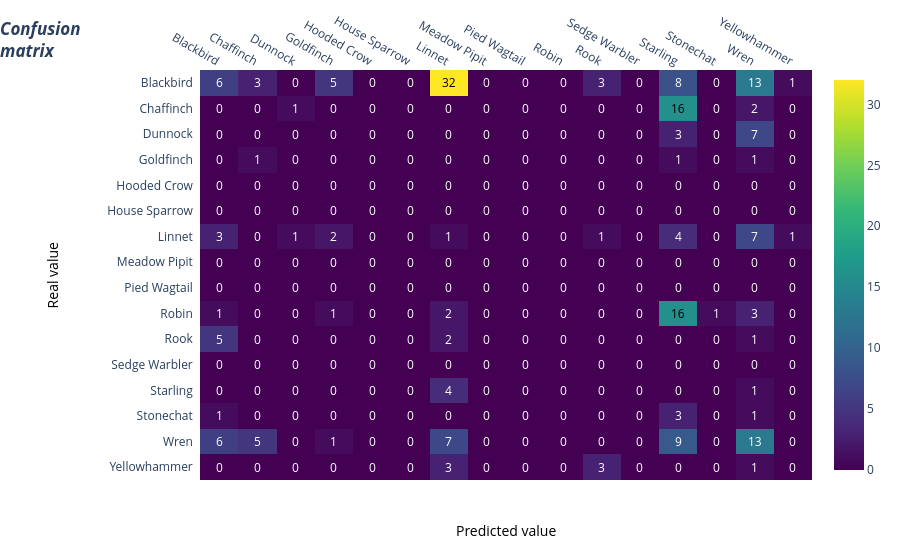

Notebook code for this chart:
### Code cell
pred_lists = model_xeno.predict(test_ds)
y_pred = np.argmax(pred_lists, axis=-1)
#X          = np.array([X for X,_ in train_ds.unbatch()])
#y_true     = np.array([y for _,y in train_ds.unbatch()])
#pred_df    = pd.DataFrame(pred_lists, columns = categories)

#softmax_prediction_df = pred_df.apply(lambda x: np.exp(x - np.max(x))/np.exp(x - np.max(x)).sum(), axis=1)
# softmax_prediction_df.to_csv('results/'+filename_run+'_softmax_prediction_df.csv')

cm = confusion_matrix([y for _, y in test_ds.unbatch()], y_pred, labels=[
                      i for i in range(len(categories))])
fig = plotly_cm(cm, categories)
fig

### Figure 1 — Plotly figure (JSON) as saved in the notebook; plotly's stock layout.template omitted (floating-point values rounded to 4 significant figures; data arrays with more than 128 entries replaced by an {"elided": "..."} marker saying what was removed)
{"data": [{"colorscale": [[0, "#440154"], [0.1111, "#482878"], [0.2222, "#3e4989"], [0.3333, "#31688e"], [0.4444, "#26828e"], [0.5556, "#1f9e89"], [0.6667, "#35b779"], [0.7778, "#6ece58"], [0.8889, "#b5de2b"], [1, "#fde725"]], "reversescale": false, "showscale": true, "type": "heatmap", "x": ["Blackbird", "Chaffinch", "Dunnock", "Goldfinch", "Hooded Crow", "House Sparrow", "Linnet", "Meadow Pipit", "Pied Wagtail", "Robin", "Rook", "Sedge Warbler", "Starling", "Stonechat", "Wren", "Yellowhammer"], "y": ["Blackbird", "Chaffinch", "Dunnock", "Goldfinch", "Hooded Crow", "House Sparrow", "Linnet", "Meadow Pipit", "Pied Wagtail", "Robin", "Rook", "Sedge Warbler", "Starling", "Stonechat", "Wren", "Yellowhammer"], "z": {"elided": "16x16 int values"}}], "layout": {"annotations": [{"font": {"color": "#FFFFFF"}, "showarrow": false, "text": "6", "x": "Blackbird", "xref": "x", "y": "Blackbird", "yref": "y"}, {"font": {"color": "#FFFFFF"}, "showarrow": false, "text": "3", "x": "Chaffinch", "xref": "x", "y": "Blackbird", "yref": "y"}, {"font": {"color": "#FFFFFF"}, "showarrow": false, "text": "0", "x": "Dunnock", "xref": "x", "y": "Blackbird", "yref": "y"}, {"font": {"color": "#FFFFFF"}, "showarrow": false, "text": "5", "x": "Goldfinch", "xref": "x", "y": "Blackbird", "yref": "y"}, {"font": {"color": "#FFFFFF"}, "showarrow": false, "text": "0", "x": "Hooded Crow", "xref": "x", "y": "Blackbird", "yref": "y"}, {"font": {"color": "#FFFFFF"}, "showarrow": false, "text": "0", "x": "House Sparrow", "xref": "x", "y": "Blackbird", "yref": "y"}, {"font": {"color": "#000000"}, "showarrow": false, "text": "32", "x": "Linnet", "xref": "x", "y": "Blackbird", "yref": "y"}, {"font": {"color": "#FFFFFF"}, "showarrow": false, "text": "0", "x": "Meadow Pipit", "xref": "x", "y": "Blackbird", "yref": "y"}, {"font": {"color": "#FFFFFF"}, "showarrow": false, "text": "0", "x": "Pied Wagtail", "xref": "x", "y": "Blackbird", "yref": "y"}, {"font": {"color": "#FFFFFF"}, "showarrow": false, "text": "0", "x": "Robin", "xref": "x", "y": "Blackbird", "yref": "y"}, {"font": {"color": "#FFFFFF"}, "showarrow": false, "text": "3", "x": "Rook", "xref": "x", "y": "Blackbird", "yref": "y"}, {"font": {"color": "#FFFFFF"}, "showarrow": false, "text": "0", "x": "Sedge Warbler", "xref": "x", "y": "Blackbird", "yref": "y"}, {"font": {"color": "#FFFFFF"}, "showarrow": false, "text": "8", "x": "Starling", "xref": "x", "y": "Blackbird", "yref": "y"}, {"font": {"color": "#FFFFFF"}, "showarrow": false, "text": "0", "x": "Stonechat", "xref": "x", "y": "Blackbird", "yref": "y"}, {"font": {"color": "#FFFFFF"}, "showarrow": false, "text": "13", "x": "Wren", "xref": "x", "y": "Blackbird", "yref": "y"}, {"font": {"color": "#FFFFFF"}, "showarrow": false, "text": "1", "x": "Yellowhammer", "xref": "x", "y": "Blackbird", "yref": "y"}, {"font": {"color": "#FFFFFF"}, "showarrow": false, "text": "0", "x": "Blackbird", "xref": "x", "y": "Chaffinch", "yref": "y"}, {"font": {"color": "#FFFFFF"}, "showarrow": false, "text": "0", "x": "Chaffinch", "xref": "x", "y": "Chaffinch", "yref": "y"}, {"font": {"color": "#FFFFFF"}, "showarrow": false, "text": "1", "x": "Dunnock", "xref": "x", "y": "Chaffinch", "yref": "y"}, {"font": {"color": "#FFFFFF"}, "showarrow": false, "text": "0", "x": "Goldfinch", "xref": "x", "y": "Chaffinch", "yref": "y"}, {"font": {"color": "#FFFFFF"}, "showarrow": false, "text": "0", "x": "Hooded Crow", "xref": "x", "y": "Chaffinch", "yref": "y"}, {"font": {"color": "#FFFFFF"}, "showarrow": false, "text": "0", "x": "House Sparrow", "xref": "x", "y": "Chaffinch", "yref": "y"}, {"font": {"color": "#FFFFFF"}, "showarrow": false, "text": "0", "x": "Linnet", "xref": "x", "y": "Chaffinch", "yref": "y"}, {"font": {"color": "#FFFFFF"}, "showarrow": false, "text": "0", "x": "Meadow Pipit", "xref": "x", "y": "Chaffinch", "yref": "y"}, {"font": {"color": "#FFFFFF"}, "showarrow": false, "text": "0", "x": "Pied Wagtail", "xref": "x", "y": "Chaffinch", "yref": "y"}, {"font": {"color": "#FFFFFF"}, "showarrow": false, "text": "0", "x": "Robin", "xref": "x", "y": "Chaffinch", "yref": "y"}, {"font": {"color": "#FFFFFF"}, "showarrow": false, "text": "0", "x": "Rook", "xref": "x", "y": "Chaffinch", "yref": "y"}, {"font": {"color": "#FFFFFF"}, "showarrow": false, "text": "0", "x": "Sedge Warbler", "xref": "x", "y": "Chaffinch", "yref": "y"}, {"font": {"color": "#000000"}, "showarrow": false, "text": "16", "x": "Starling", "xref": "x", "y": "Chaffinch", "yref": "y"}, {"font": {"color": "#FFFFFF"}, "showarrow": false, "text": "0", "x": "Stonechat", "xref": "x", "y": "Chaffinch", "yref": "y"}, {"font": {"color": "#FFFFFF"}, "showarrow": false, "text": "2", "x": "Wren", "xref": "x", "y": "Chaffinch", "yref": "y"}, {"font": {"color": "#FFFFFF"}, "showarrow": false, "text": "0", "x": "Yellowhammer", "xref": "x", "y": "Chaffinch", "yref": "y"}, {"font": {"color": "#FFFFFF"}, "showarrow": false, "text": "0", "x": "Blackbird", "xref": "x", "y": "Dunnock", "yref": "y"}, {"font": {"color": "#FFFFFF"}, "showarrow": false, "text": "0", "x": "Chaffinch", "xref": "x", "y": "Dunnock", "yref": "y"}, {"font": {"color": "#FFFFFF"}, "showarrow": false, "text": "0", "x": "Dunnock", "xref": "x", "y": "Dunnock", "yref": "y"}, {"font": {"color": "#FFFFFF"}, "showarrow": false, "text": "0", "x": "Goldfinch", "xref": "x", "y": "Dunnock", "yref": "y"}, {"font": {"color": "#FFFFFF"}, "showarrow": false, "text": "0", "x": "Hooded Crow", "xref": "x", "y": "Dunnock", "yref": "y"}, {"font": {"color": "#FFFFFF"}, "showarrow": false, "text": "0", "x": "House Sparrow", "xref": "x", "y": "Dunnock", "yref": "y"}, {"font": {"color": "#FFFFFF"}, "showarrow": false, "text": "0", "x": "Linnet", "xref": "x", "y": "Dunnock", "yref": "y"}, {"font": {"color": "#FFFFFF"}, "showarrow": false, "text": "0", "x": "Meadow Pipit", "xref": "x", "y": "Dunnock", "yref": "y"}, {"font": {"color": "#FFFFFF"}, "showarrow": false, "text": "0", "x": "Pied Wagtail", "xref": "x", "y": "Dunnock", "yref": "y"}, {"font": {"color": "#FFFFFF"}, "showarrow": false, "text": "0", "x": "Robin", "xref": "x", "y": "Dunnock", "yref": "y"}, {"font": {"color": "#FFFFFF"}, "showarrow": false, "text": "0", "x": "Rook", "xref": "x", "y": "Dunnock", "yref": "y"}, {"font": {"color": "#FFFFFF"}, "showarrow": false, "text": "0", "x": "Sedge Warbler", "xref": "x", "y": "Dunnock", "yref": "y"}, {"font": {"color": "#FFFFFF"}, "showarrow": false, "text": "3", "x": "Starling", "xref": "x", "y": "Dunnock", "yref": "y"}, {"font": {"color": "#FFFFFF"}, "showarrow": false, "text": "0", "x": "Stonechat", "xref": "x", "y": "Dunnock", "yref": "y"}, {"font": {"color": "#FFFFFF"}, "showarrow": false, "text": "7", "x": "Wren", "xref": "x", "y": "Dunnock", "yref": "y"}, {"font": {"color": "#FFFFFF"}, "showarrow": false, "text": "0", "x": "Yellowhammer", "xref": "x", "y": "Dunnock", "yref": "y"}, {"font": {"color": "#FFFFFF"}, "showarrow": false, "text": "0", "x": "Blackbird", "xref": "x", "y": "Goldfinch", "yref": "y"}, {"font": {"color": "#FFFFFF"}, "showarrow": false, "text": "1", "x": "Chaffinch", "xref": "x", "y": "Goldfinch", "yref": "y"}, {"font": {"color": "#FFFFFF"}, "showarrow": false, "text": "0", "x": "Dunnock", "xref": "x", "y": "Goldfinch", "yref": "y"}, {"font": {"color": "#FFFFFF"}, "showarrow": false, "text": "0", "x": "Goldfinch", "xref": "x", "y": "Goldfinch", "yref": "y"}, {"font": {"color": "#FFFFFF"}, "showarrow": false, "text": "0", "x": "Hooded Crow", "xref": "x", "y": "Goldfinch", "yref": "y"}, {"font": {"color": "#FFFFFF"}, "showarrow": false, "text": "0", "x": "House Sparrow", "xref": "x", "y": "Goldfinch", "yref": "y"}, {"font": {"color": "#FFFFFF"}, "showarrow": false, "text": "0", "x": "Linnet", "xref": "x", "y": "Goldfinch", "yref": "y"}, {"font": {"color": "#FFFFFF"}, "showarrow": false, "text": "0", "x": "Meadow Pipit", "xref": "x", "y": "Goldfinch", "yref": "y"}, {"font": {"color": "#FFFFFF"}, "showarrow": false, "text": "0", "x": "Pied Wagtail", "xref": "x", "y": "Goldfinch", "yref": "y"}, {"font": {"color": "#FFFFFF"}, "showarrow": false, "text": "0", "x": "Robin", "xref": "x", "y": "Goldfinch", "yref": "y"}, {"font": {"color": "#FFFFFF"}, "showarrow": false, "text": "0", "x": "Rook", "xref": "x", "y": "Goldfinch", "yref": "y"}, {"font": {"color": "#FFFFFF"}, "showarrow": false, "text": "0", "x": "Sedge Warbler", "xref": "x", "y": "Goldfinch", "yref": "y"}, {"font": {"color": "#FFFFFF"}, "showarrow": false, "text": "1", "x": "Starling", "xref": "x", "y": "Goldfinch", "yref": "y"}, {"font": {"color": "#FFFFFF"}, "showarrow": false, "text": "0", "x": "Stonechat", "xref": "x", "y": "Goldfinch", "yref": "y"}, {"font": {"color": "#FFFFFF"}, "showarrow": false, "text": "1", "x": "Wren", "xref": "x", "y": "Goldfinch", "yref": "y"}, {"font": {"color": "#FFFFFF"}, "showarrow": false, "text": "0", "x": "Yellowhammer", "xref": "x", "y": "Goldfinch", "yref": "y"}, {"font": {"color": "#FFFFFF"}, "showarrow": false, "text": "0", "x": "Blackbird", "xref": "x", "y": "Hooded Crow", "yref": "y"}, {"font": {"color": "#FFFFFF"}, "showarrow": false, "text": "0", "x": "Chaffinch", "xref": "x", "y": "Hooded Crow", "yref": "y"}, {"font": {"color": "#FFFFFF"}, "showarrow": false, "text": "0", "x": "Dunnock", "xref": "x", "y": "Hooded Crow", "yref": "y"}, {"font": {"color": "#FFFFFF"}, "showarrow": false, "text": "0", "x": "Goldfinch", "xref": "x", "y": "Hooded Crow", "yref": "y"}, {"font": {"color": "#FFFFFF"}, "showarrow": false, "text": "0", "x": "Hooded Crow", "xref": "x", "y": "Hooded Crow", "yref": "y"}, {"font": {"color": "#FFFFFF"}, "showarrow": false, "text": "0", "x": "House Sparrow", "xref": "x", "y": "Hooded Crow", "yref": "y"}, {"font": {"color": "#FFFFFF"}, "showarrow": false, "text": "0", "x": "Linnet", "xref": "x", "y": "Hooded Crow", "yref": "y"}, {"font": {"color": "#FFFFFF"}, "showarrow": false, "text": "0", "x": "Meadow Pipit", "xref": "x", "y": "Hooded Crow", "yref": "y"}, {"font": {"color": "#FFFFFF"}, "showarrow": false, "text": "0", "x": "Pied Wagtail", "xref": "x", "y": "Hooded Crow", "yref": "y"}, {"font": {"color": "#FFFFFF"}, "showarrow": false, "text": "0", "x": "Robin", "xref": "x", "y": "Hooded Crow", "yref": "y"}, {"font": {"color": "#FFFFFF"}, "showarrow": false, "text": "0", "x": "Rook", "xref": "x", "y": "Hooded Crow", "yref": "y"}, {"font": {"color": "#FFFFFF"}, "showarrow": false, "text": "0", "x": "Sedge Warbler", "xref": "x", "y": "Hooded Crow", "yref": "y"}, {"font": {"color": "#FFFFFF"}, "showarrow": false, "text": "0", "x": "Starling", "xref": "x", "y": "Hooded Crow", "yref": "y"}, {"font": {"color": "#FFFFFF"}, "showarrow": false, "text": "0", "x": "Stonechat", "xref": "x", "y": "Hooded Crow", "yref": "y"}, {"font": {"color": "#FFFFFF"}, "showarrow": false, "text": "0", "x": "Wren", "xref": "x", "y": "Hooded Crow", "yref": "y"}, {"font": {"color": "#FFFFFF"}, "showarrow": false, "text": "0", "x": "Yellowhammer", "xref": "x", "y": "Hooded Crow", "yref": "y"}, {"font": {"color": "#FFFFFF"}, "showarrow": false, "text": "0", "x": "Blackbird", "xref": "x", "y": "House Sparrow", "yref": "y"}, {"font": {"color": "#FFFFFF"}, "showarrow": false, "text": "0", "x": "Chaffinch", "xref": "x", "y": "House Sparrow", "yref": "y"}, {"font": {"color": "#FFFFFF"}, "showarrow": false, "text": "0", "x": "Dunnock", "xref": "x", "y": "House Sparrow", "yref": "y"}, {"font": {"color": "#FFFFFF"}, "showarrow": false, "text": "0", "x": "Goldfinch", "xref": "x", "y": "House Sparrow", "yref": "y"}, {"font": {"color": "#FFFFFF"}, "showarrow": false, "text": "0", "x": "Hooded Crow", "xref": "x", "y": "House Sparrow", "yref": "y"}, {"font": {"color": "#FFFFFF"}, "showarrow": false, "text": "0", "x": "House Sparrow", "xref": "x", "y": "House Sparrow", "yref": "y"}, {"font": {"color": "#FFFFFF"}, "showarrow": false, "text": "0", "x": "Linnet", "xref": "x", "y": "House Sparrow", "yref": "y"}, {"font": {"color": "#FFFFFF"}, "showarrow": false, "text": "0", "x": "Meadow Pipit", "xref": "x", "y": "House Sparrow", "yref": "y"}, {"font": {"color": "#FFFFFF"}, "showarrow": false, "text": "0", "x": "Pied Wagtail", "xref": "x", "y": "House Sparrow", "yref": "y"}, {"font": {"color": "#FFFFFF"}, "showarrow": false, "text": "0", "x": "Robin", "xref": "x", "y": "House Sparrow", "yref": "y"}, {"font": {"color": "#FFFFFF"}, "showarrow": false, "text": "0", "x": "Rook", "xref": "x", "y": "House Sparrow", "yref": "y"}, {"font": {"color": "#FFFFFF"}, "showarrow": false, "text": "0", "x": "Sedge Warbler", "xref": "x", "y": "House Sparrow", "yref": "y"}, {"font": {"color": "#FFFFFF"}, "showarrow": false, "text": "0", "x": "Starling", "xref": "x", "y": "House Sparrow", "yref": "y"}, {"font": {"color": "#FFFFFF"}, "showarrow": false, "text": "0", "x": "Stonechat", "xref": "x", "y": "House Sparrow", "yref": "y"}, {"font": {"color": "#FFFFFF"}, "showarrow": false, "text": "0", "x": "Wren", "xref": "x", "y": "House Sparrow", "yref": "y"}, {"font": {"color": "#FFFFFF"}, "showarrow": false, "text": "0", "x": "Yellowhammer", "xref": "x", "y": "House Sparrow", "yref": "y"}, {"font": {"color": "#FFFFFF"}, "showarrow": false, "text": "3", "x": "Blackbird", "xref": "x", "y": "Linnet", "yref": "y"}, {"font": {"color": "#FFFFFF"}, "showarrow": false, "text": "0", "x": "Chaffinch", "xref": "x", "y": "Linnet", "yref": "y"}, {"font": {"color": "#FFFFFF"}, "showarrow": false, "text": "1", "x": "Dunnock", "xref": "x", "y": "Linnet", "yref": "y"}, {"font": {"color": "#FFFFFF"}, "showarrow": false, "text": "2", "x": "Goldfinch", "xref": "x", "y": "Linnet", "yref": "y"}, {"font": {"color": "#FFFFFF"}, "showarrow": false, "text": "0", "x": "Hooded Crow", "xref": "x", "y": "Linnet", "yref": "y"}, {"font": {"color": "#FFFFFF"}, "showarrow": false, "text": "0", "x": "House Sparrow", "xref": "x", "y": "Linnet", "yref": "y"}, {"font": {"color": "#FFFFFF"}, "showarrow": false, "text": "1", "x": "Linnet", "xref": "x", "y": "Linnet", "yref": "y"}, {"font": {"color": "#FFFFFF"}, "showarrow": false, "text": "0", "x": "Meadow Pipit", "xref": "x", "y": "Linnet", "yref": "y"}, {"font": {"color": "#FFFFFF"}, "showarrow": false, "text": "0", "x": "Pied Wagtail", "xref": "x", "y": "Linnet", "yref": "y"}, {"font": {"color": "#FFFFFF"}, "showarrow": false, "text": "0", "x": "Robin", "xref": "x", "y": "Linnet", "yref": "y"}, {"font": {"color": "#FFFFFF"}, "showarrow": false, "text": "1", "x": "Rook", "xref": "x", "y": "Linnet", "yref": "y"}, {"font": {"color": "#FFFFFF"}, "showarrow": false, "text": "0", "x": "Sedge Warbler", "xref": "x", "y": "Linnet", "yref": "y"}, {"font": {"color": "#FFFFFF"}, "showarrow": false, "text": "4", "x": "Starling", "xref": "x", "y": "Linnet", "yref": "y"}, {"font": {"color": "#FFFFFF"}, "showarrow": false, "text": "0", "x": "Stonechat", "xref": "x", "y": "Linnet", "yref": "y"}, {"font": {"color": "#FFFFFF"}, "showarrow": false, "text": "7", "x": "Wren", "xref": "x", "y": "Linnet", "yref": "y"}, {"font": {"color": "#FFFFFF"}, "showarrow": false, "text": "1", "x": "Yellowhammer", "xref": "x", "y": "Linnet", "yref": "y"}, {"font": {"color": "#FFFFFF"}, "showarrow": false, "text": "0", "x": "Blackbird", "xref": "x", "y": "Meadow Pipit", "yref": "y"}, {"font": {"color": "#FFFFFF"}, "showarrow": false, "text": "0", "x": "Chaffinch", "xref": "x", "y": "Meadow Pipit", "yref": "y"}, {"font": {"color": "#FFFFFF"}, "showarrow": false, "text": "0", "x": "Dunnock", "xref": "x", "y": "Meadow Pipit", "yref": "y"}, {"font": {"color": "#FFFFFF"}, "showarrow": false, "text": "0", "x": "Goldfinch", "xref": "x", "y": "Meadow Pipit", "yref": "y"}, {"font": {"color": "#FFFFFF"}, "showarrow": false, "text": "0", "x": "Hooded Crow", "xref": "x", "y": "Meadow Pipit", "yref": "y"}, {"font": {"color": "#FFFFFF"}, "showarrow": false, "text": "0", "x": "House Sparrow", "xref": "x", "y": "Meadow Pipit", "yref": "y"}, {"font": {"color": "#FFFFFF"}, "showarrow": false, "text": "0", "x": "Linnet", "xref": "x", "y": "Meadow Pipit", "yref": "y"}, {"font": {"color": "#FFFFFF"}, "showarrow": false, "text": "0", "x": "Meadow Pipit", "xref": "x", "y": "Meadow Pipit", "yref": "y"}, {"font": {"color": "#FFFFFF"}, "showarrow": false, "text": "0", "x": "Pied Wagtail", "xref": "x", "y": "Meadow Pipit", "yref": "y"}, {"font": {"color": "#FFFFFF"}, "showarrow": false, "text": "0", "x": "Robin", "xref": "x", "y": "Meadow Pipit", "yref": "y"}, {"font": {"color": "#FFFFFF"}, "showarrow": false, "text": "0", "x": "Rook", "xref": "x", "y": "Meadow Pipit", "yref": "y"}, {"font": {"color": "#FFFFFF"}, "showarrow": false, "text": "0", "x": "Sedge Warbler", "xref": "x", "y": "Meadow Pipit", "yref": "y"}, {"font": {"color": "#FFFFFF"}, "showarrow": false, "text": "0", "x": "Starling", "xref": "x", "y": "Meadow Pipit", "yref": "y"}, {"font": {"color": "#FFFFFF"}, "showarrow": false, "text": "0", "x": "Stonechat", "xref": "x", "y": "Meadow Pipit", "yref": "y"}, {"font": {"color": "#FFFFFF"}, "showarrow": false, "text": "0", "x": "Wren", "xref": "x", "y": "Meadow Pipit", "yref": "y"}, {"font": {"color": "#FFFFFF"}, "showarrow": false, "text": "0", "x": "Yellowhammer", "xref": "x", "y": "Meadow Pipit", "yref": "y"}, {"font": {"color": "#FFFFFF"}, "showarrow": false, "text": "0", "x": "Blackbird", "xref": "x", "y": "Pied Wagtail", "yref": "y"}, {"font": {"color": "#FFFFFF"}, "showarrow": false, "text": "0", "x": "Chaffinch", "xref": "x", "y": "Pied Wagtail", "yref": "y"}, {"font": {"color": "#FFFFFF"}, "showarrow": false, "text": "0", "x": "Dunnock", "xref": "x", "y": "Pied Wagtail", "yref": "y"}, {"font": {"color": "#FFFFFF"}, "showarrow": false, "text": "0", "x": "Goldfinch", "xref": "x", "y": "Pied Wagtail", "yref": "y"}, {"font": {"color": "#FFFFFF"}, "showarrow": false, "text": "0", "x": "Hooded Crow", "xref": "x", "y": "Pied Wagtail", "yref": "y"}, {"font": {"color": "#FFFFFF"}, "showarrow": false, "text": "0", "x": "House Sparrow", "xref": "x", "y": "Pied Wagtail", "yref": "y"}, {"font": {"color": "#FFFFFF"}, "showarrow": false, "text": "0", "x": "Linnet", "xref": "x", "y": "Pied Wagtail", "yref": "y"}, {"font": {"color": "#FFFFFF"}, "showarrow": false, "text": "0", "x": "Meadow Pipit", "xref": "x", "y": "Pied Wagtail", "yref": "y"}, {"font": {"color": "#FFFFFF"}, "showarrow": false, "text": "0", "x": "Pied Wagtail", "xref": "x", "y": "Pied Wagtail", "yref": "y"}, {"font": {"color": "#FFFFFF"}, "showarrow": false, "text": "0", "x": "Robin", "xref": "x", "y": "Pied Wagtail", "yref": "y"}, {"font": {"color": "#FFFFFF"}, "showarrow": false, "text": "0", "x": "Rook", "xref": "x", "y": "Pied Wagtail", "yref": "y"}, {"font": {"color": "#FFFFFF"}, "showarrow": false, "text": "0", "x": "Sedge Warbler", "xref": "x", "y": "Pied Wagtail", "yref": "y"}, {"font": {"color": "#FFFFFF"}, "showarrow": false, "text": "0", "x": "Starling", "xref": "x", "y": "Pied Wagtail", "yref": "y"}, {"font": {"color": "#FFFFFF"}, "showarrow": false, "text": "0", "x": "Stonechat", "xref": "x", "y": "Pied Wagtail", "yref": "y"}, {"font": {"color": "#FFFFFF"}, "showarrow": false, "text": "0", "x": "Wren", "xref": "x", "y": "Pied Wagtail", "yref": "y"}, {"font": {"color": "#FFFFFF"}, "showarrow": false, "text": "0", "x": "Yellowhammer", "xref": "x", "y": "Pied Wagtail", "yref": "y"}, {"font": {"color": "#FFFFFF"}, "showarrow": false, "text": "1", "x": "Blackbird", "xref": "x", "y": "Robin", "yref": "y"}, {"font": {"color": "#FFFFFF"}, "showarrow": false, "text": "0", "x": "Chaffinch", "xref": "x", "y": "Robin", "yref": "y"}, {"font": {"color": "#FFFFFF"}, "showarrow": false, "text": "0", "x": "Dunnock", "xref": "x", "y": "Robin", "yref": "y"}, {"font": {"color": "#FFFFFF"}, "showarrow": false, "text": "1", "x": "Goldfinch", "xref": "x", "y": "Robin", "yref": "y"}, {"font": {"color": "#FFFFFF"}, "showarrow": false, "text": "0", "x": "Hooded Crow", "xref": "x", "y": "Robin", "yref": "y"}, {"font": {"color": "#FFFFFF"}, "showarrow": false, "text": "0", "x": "House Sparrow", "xref": "x", "y": "Robin", "yref": "y"}, {"font": {"color": "#FFFFFF"}, "showarrow": false, "text": "2", "x": "Linnet", "xref": "x", "y": "Robin", "yref": "y"}, {"font": {"color": "#FFFFFF"}, "showarrow": false, "text": "0", "x": "Meadow Pipit", "xref": "x", "y": "Robin", "yref": "y"}, {"font": {"color": "#FFFFFF"}, "showarrow": false, "text": "0", "x": "Pied Wagtail", "xref": "x", "y": "Robin", "yref": "y"}, {"font": {"color": "#FFFFFF"}, "showarrow": false, "text": "0", "x": "Robin", "xref": "x", "y": "Robin", "yref": "y"}, {"font": {"color": "#FFFFFF"}, "showarrow": false, "text": "0", "x": "Rook", "xref": "x", "y": "Robin", "yref": "y"}, {"font": {"color": "#FFFFFF"}, "showarrow": false, "text": "0", "x": "Sedge Warbler", "xref": "x", "y": "Robin", "yref": "y"}, {"font": {"color": "#000000"}, "showarrow": false, "text": "16", "x": "Starling", "xref": "x", "y": "Robin", "yref": "y"}, {"font": {"color": "#FFFFFF"}, "showarrow": false, "text": "1", "x": "Stonechat", "xref": "x", "y": "Robin", "yref": "y"}, {"font": {"color": "#FFFFFF"}, "showarrow": false, "text": "3", "x": "Wren", "xref": "x", "y": "Robin", "yref": "y"}, {"font": {"color": "#FFFFFF"}, "showarrow": false, "text": "0", "x": "Yellowhammer", "xref": "x", "y": "Robin", "yref": "y"}, {"font": {"color": "#FFFFFF"}, "showarrow": false, "text": "5", "x": "Blackbird", "xref": "x", "y": "Rook", "yref": "y"}, {"font": {"color": "#FFFFFF"}, "showarrow": false, "text": "0", "x": "Chaffinch", "xref": "x", "y": "Rook", "yref": "y"}, {"font": {"color": "#FFFFFF"}, "showarrow": false, "text": "0", "x": "Dunnock", "xref": "x", "y": "Rook", "yref": "y"}, {"font": {"color": "#FFFFFF"}, "showarrow": false, "text": "0", "x": "Goldfinch", "xref": "x", "y": "Rook", "yref": "y"}, {"font": {"color": "#FFFFFF"}, "showarrow": false, "text": "0", "x": "Hooded Crow", "xref": "x", "y": "Rook", "yref": "y"}, {"font": {"color": "#FFFFFF"}, "showarrow": false, "text": "0", "x": "House Sparrow", "xref": "x", "y": "Rook", "yref": "y"}, {"font": {"color": "#FFFFFF"}, "showarrow": false, "text": "2", "x": "Linnet", "xref": "x", "y": "Rook", "yref": "y"}, {"font": {"color": "#FFFFFF"}, "showarrow": false, "text": "0", "x": "Meadow Pipit", "xref": "x", "y": "Rook", "yref": "y"}, {"font": {"color": "#FFFFFF"}, "showarrow": false, "text": "0", "x": "Pied Wagtail", "xref": "x", "y": "Rook", "yref": "y"}, {"font": {"color": "#FFFFFF"}, "showarrow": false, "text": "0", "x": "Robin", "xref": "x", "y": "Rook", "yref": "y"}, {"font": {"color": "#FFFFFF"}, "showarrow": false, "text": "0", "x": "Rook", "xref": "x", "y": "Rook", "yref": "y"}, {"font": {"color": "#FFFFFF"}, "showarrow": false, "text": "0", "x": "Sedge Warbler", "xref": "x", "y": "Rook", "yref": "y"}, {"font": {"color": "#FFFFFF"}, "showarrow": false, "text": "0", "x": "Starling", "xref": "x", "y": "Rook", "yref": "y"}, {"font": {"color": "#FFFFFF"}, "showarrow": false, "text": "0", "x": "Stonechat", "xref": "x", "y": "Rook", "yref": "y"}, {"font": {"color": "#FFFFFF"}, "showarrow": false, "text": "1", "x": "Wren", "xref": "x", "y": "Rook", "yref": "y"}, {"font": {"color": "#FFFFFF"}, "showarrow": false, "text": "0", "x": "Yellowhammer", "xref": "x", "y": "Rook", "yref": "y"}, {"font": {"color": "#FFFFFF"}, "showarrow": false, "text": "0", "x": "Blackbird", "xref": "x", "y": "Sedge Warbler", "yref": "y"}, {"font": {"color": "#FFFFFF"}, "showarrow": false, "text": "0", "x": "Chaffinch", "xref": "x", "y": "Sedge Warbler", "yref": "y"}, {"font": {"color": "#FFFFFF"}, "showarrow": false, "text": "0", "x": "Dunnock", "xref": "x", "y": "Sedge Warbler", "yref": "y"}, {"font": {"color": "#FFFFFF"}, "showarrow": false, "text": "0", "x": "Goldfinch", "xref": "x", "y": "Sedge Warbler", "yref": "y"}, {"font": {"color": "#FFFFFF"}, "showarrow": false, "text": "0", "x": "Hooded Crow", "xref": "x", "y": "Sedge Warbler", "yref": "y"}, {"font": {"color": "#FFFFFF"}, "showarrow": false, "text": "0", "x": "House Sparrow", "xref": "x", "y": "Sedge Warbler", "yref": "y"}, {"font": {"color": "#FFFFFF"}, "showarrow": false, "text": "0", "x": "Linnet", "xref": "x", "y": "Sedge Warbler", "yref": "y"}, {"font": {"color": "#FFFFFF"}, "showarrow": false, "text": "0", "x": "Meadow Pipit", "xref": "x", "y": "Sedge Warbler", "yref": "y"}, {"font": {"color": "#FFFFFF"}, "showarrow": false, "text": "0", "x": "Pied Wagtail", "xref": "x", "y": "Sedge Warbler", "yref": "y"}, {"font": {"color": "#FFFFFF"}, "showarrow": false, "text": "0", "x": "Robin", "xref": "x", "y": "Sedge Warbler", "yref": "y"}, {"font": {"color": "#FFFFFF"}, "showarrow": false, "text": "0", "x": "Rook", "xref": "x", "y": "Sedge Warbler", "yref": "y"}, {"font": {"color": "#FFFFFF"}, "showarrow": false, "text": "0", "x": "Sedge Warbler", "xref": "x", "y": "Sedge Warbler", "yref": "y"}, {"font": {"color": "#FFFFFF"}, "showarrow": false, "text": "0", "x": "Starling", "xref": "x", "y": "Sedge Warbler", "yref": "y"}, {"font": {"color": "#FFFFFF"}, "showarrow": false, "text": "0", "x": "Stonechat", "xref": "x", "y": "Sedge Warbler", "yref": "y"}, {"font": {"color": "#FFFFFF"}, "showarrow": false, "text": "0", "x": "Wren", "xref": "x", "y": "Sedge Warbler", "yref": "y"}, {"font": {"color": "#FFFFFF"}, "showarrow": false, "text": "0", "x": "Yellowhammer", "xref": "x", "y": "Sedge Warbler", "yref": "y"}, {"font": {"color": "#FFFFFF"}, "showarrow": false, "text": "0", "x": "Blackbird", "xref": "x", "y": "Starling", "yref": "y"}, {"font": {"color": "#FFFFFF"}, "showarrow": false, "text": "0", "x": "Chaffinch", "xref": "x", "y": "Starling", "yref": "y"}, {"font": {"color": "#FFFFFF"}, "showarrow": false, "text": "0", "x": "Dunnock", "xref": "x", "y": "Starling", "yref": "y"}, {"font": {"color": "#FFFFFF"}, "showarrow": false, "text": "0", "x": "Goldfinch", "xref": "x", "y": "Starling", "yref": "y"}, {"font": {"color": "#FFFFFF"}, "showarrow": false, "text": "0", "x": "Hooded Crow", "xref": "x", "y": "Starling", "yref": "y"}, {"font": {"color": "#FFFFFF"}, "showarrow": false, "text": "0", "x": "House Sparrow", "xref": "x", "y": "Starling", "yref": "y"}, {"font": {"color": "#FFFFFF"}, "showarrow": false, "text": "4", "x": "Linnet", "xref": "x", "y": "Starling", "yref": "y"}, {"font": {"color": "#FFFFFF"}, "showarrow": false, "text": "0", "x": "Meadow Pipit", "xref": "x", "y": "Starling", "yref": "y"}, {"font": {"color": "#FFFFFF"}, "showarrow": false, "text": "0", "x": "Pied Wagtail", "xref": "x", "y": "Starling", "yref": "y"}, {"font": {"color": "#FFFFFF"}, "showarrow": false, "text": "0", "x": "Robin", "xref": "x", "y": "Starling", "yref": "y"}, {"font": {"color": "#FFFFFF"}, "showarrow": false, "text": "0", "x": "Rook", "xref": "x", "y": "Starling", "yref": "y"}, {"font": {"color": "#FFFFFF"}, "showarrow": false, "text": "0", "x": "Sedge Warbler", "xref": "x", "y": "Starling", "yref": "y"}, {"font": {"color": "#FFFFFF"}, "showarrow": false, "text": "0", "x": "Starling", "xref": "x", "y": "Starling", "yref": "y"}, {"font": {"color": "#FFFFFF"}, "showarrow": false, "text": "0", "x": "Stonechat", "xref": "x", "y": "Starling", "yref": "y"}, {"font": {"color": "#FFFFFF"}, "showarrow": false, "text": "1", "x": "Wren", "xref": "x", "y": "Starling", "yref": "y"}, {"font": {"color": "#FFFFFF"}, "showarrow": false, "text": "0", "x": "Yellowhammer", "xref": "x", "y": "Starling", "yref": "y"}, {"font": {"color": "#FFFFFF"}, "showarrow": false, "text": "1", "x": "Blackbird", "xref": "x", "y": "Stonechat", "yref": "y"}, {"font": {"color": "#FFFFFF"}, "showarrow": false, "text": "0", "x": "Chaffinch", "xref": "x", "y": "Stonechat", "yref": "y"}, {"font": {"color": "#FFFFFF"}, "showarrow": false, "text": "0", "x": "Dunnock", "xref": "x", "y": "Stonechat", "yref": "y"}, {"font": {"color": "#FFFFFF"}, "showarrow": false, "text": "0", "x": "Goldfinch", "xref": "x", "y": "Stonechat", "yref": "y"}, {"font": {"color": "#FFFFFF"}, "showarrow": false, "text": "0", "x": "Hooded Crow", "xref": "x", "y": "Stonechat", "yref": "y"}, {"font": {"color": "#FFFFFF"}, "showarrow": false, "text": "0", "x": "House Sparrow", "xref": "x", "y": "Stonechat", "yref": "y"}, {"font": {"color": "#FFFFFF"}, "showarrow": false, "text": "0", "x": "Linnet", "xref": "x", "y": "Stonechat", "yref": "y"}, {"font": {"color": "#FFFFFF"}, "showarrow": false, "text": "0", "x": "Meadow Pipit", "xref": "x", "y": "Stonechat", "yref": "y"}, {"font": {"color": "#FFFFFF"}, "showarrow": false, "text": "0", "x": "Pied Wagtail", "xref": "x", "y": "Stonechat", "yref": "y"}, {"font": {"color": "#FFFFFF"}, "showarrow": false, "text": "0", "x": "Robin", "xref": "x", "y": "Stonechat", "yref": "y"}, {"font": {"color": "#FFFFFF"}, "showarrow": false, "text": "0", "x": "Rook", "xref": "x", "y": "Stonechat", "yref": "y"}, {"font": {"color": "#FFFFFF"}, "showarrow": false, "text": "0", "x": "Sedge Warbler", "xref": "x", "y": "Stonechat", "yref": "y"}, {"font": {"color": "#FFFFFF"}, "showarrow": false, "text": "3", "x": "Starling", "xref": "x", "y": "Stonechat", "yref": "y"}, {"font": {"color": "#FFFFFF"}, "showarrow": false, "text": "0", "x": "Stonechat", "xref": "x", "y": "Stonechat", "yref": "y"}, {"font": {"color": "#FFFFFF"}, "showarrow": false, "text": "1", "x": "Wren", "xref": "x", "y": "Stonechat", "yref": "y"}, {"font": {"color": "#FFFFFF"}, "showarrow": false, "text": "0", "x": "Yellowhammer", "xref": "x", "y": "Stonechat", "yref": "y"}, {"font": {"color": "#FFFFFF"}, "showarrow": false, "text": "6", "x": "Blackbird", "xref": "x", "y": "Wren", "yref": "y"}, {"font": {"color": "#FFFFFF"}, "showarrow": false, "text": "5", "x": "Chaffinch", "xref": "x", "y": "Wren", "yref": "y"}, {"font": {"color": "#FFFFFF"}, "showarrow": false, "text": "0", "x": "Dunnock", "xref": "x", "y": "Wren", "yref": "y"}, {"font": {"color": "#FFFFFF"}, "showarrow": false, "text": "1", "x": "Goldfinch", "xref": "x", "y": "Wren", "yref": "y"}, {"font": {"color": "#FFFFFF"}, "showarrow": false, "text": "0", "x": "Hooded Crow", "xref": "x", "y": "Wren", "yref": "y"}, {"font": {"color": "#FFFFFF"}, "showarrow": false, "text": "0", "x": "House Sparrow", "xref": "x", "y": "Wren", "yref": "y"}, {"font": {"color": "#FFFFFF"}, "showarrow": false, "text": "7", "x": "Linnet", "xref": "x", "y": "Wren", "yref": "y"}, {"font": {"color": "#FFFFFF"}, "showarrow": false, "text": "0", "x": "Meadow Pipit", "xref": "x", "y": "Wren", "yref": "y"}, {"font": {"color": "#FFFFFF"}, "showarrow": false, "text": "0", "x": "Pied Wagtail", "xref": "x", "y": "Wren", "yref": "y"}, {"font": {"color": "#FFFFFF"}, "showarrow": false, "text": "0", "x": "Robin", "xref": "x", "y": "Wren", "yref": "y"}, {"font": {"color": "#FFFFFF"}, "showarrow": false, "text": "0", "x": "Rook", "xref": "x", "y": "Wren", "yref": "y"}, {"font": {"color": "#FFFFFF"}, "showarrow": false, "text": "0", "x": "Sedge Warbler", "xref": "x", "y": "Wren", "yref": "y"}, {"font": {"color": "#FFFFFF"}, "showarrow": false, "text": "9", "x": "Starling", "xref": "x", "y": "Wren", "yref": "y"}, {"font": {"color": "#FFFFFF"}, "showarrow": false, "text": "0", "x": "Stonechat", "xref": "x", "y": "Wren", "yref": "y"}, {"font": {"color": "#FFFFFF"}, "showarrow": false, "text": "13", "x": "Wren", "xref": "x", "y": "Wren", "yref": "y"}, {"font": {"color": "#FFFFFF"}, "showarrow": false, "text": "0", "x": "Yellowhammer", "xref": "x", "y": "Wren", "yref": "y"}, {"font": {"color": "#FFFFFF"}, "showarrow": false, "text": "0", "x": "Blackbird", "xref": "x", "y": "Yellowhammer", "yref": "y"}, {"font": {"color": "#FFFFFF"}, "showarrow": false, "text": "0", "x": "Chaffinch", "xref": "x", "y": "Yellowhammer", "yref": "y"}, {"font": {"color": "#FFFFFF"}, "showarrow": false, "text": "0", "x": "Dunnock", "xref": "x", "y": "Yellowhammer", "yref": "y"}, {"font": {"color": "#FFFFFF"}, "showarrow": false, "text": "0", "x": "Goldfinch", "xref": "x", "y": "Yellowhammer", "yref": "y"}, {"font": {"color": "#FFFFFF"}, "showarrow": false, "text": "0", "x": "Hooded Crow", "xref": "x", "y": "Yellowhammer", "yref": "y"}, {"font": {"color": "#FFFFFF"}, "showarrow": false, "text": "0", "x": "House Sparrow", "xref": "x", "y": "Yellowhammer", "yref": "y"}, {"font": {"color": "#FFFFFF"}, "showarrow": false, "text": "3", "x": "Linnet", "xref": "x", "y": "Yellowhammer", "yref": "y"}, {"font": {"color": "#FFFFFF"}, "showarrow": false, "text": "0", "x": "Meadow Pipit", "xref": "x", "y": "Yellowhammer", "yref": "y"}, {"font": {"color": "#FFFFFF"}, "showarrow": false, "text": "0", "x": "Pied Wagtail", "xref": "x", "y": "Yellowhammer", "yref": "y"}, {"font": {"color": "#FFFFFF"}, "showarrow": false, "text": "0", "x": "Robin", "xref": "x", "y": "Yellowhammer", "yref": "y"}, {"font": {"color": "#FFFFFF"}, "showarrow": false, "text": "3", "x": "Rook", "xref": "x", "y": "Yellowhammer", "yref": "y"}, {"font": {"color": "#FFFFFF"}, "showarrow": false, "text": "0", "x": "Sedge Warbler", "xref": "x", "y": "Yellowhammer", "yref": "y"}, {"font": {"color": "#FFFFFF"}, "showarrow": false, "text": "0", "x": "Starling", "xref": "x", "y": "Yellowhammer", "yref": "y"}, {"font": {"color": "#FFFFFF"}, "showarrow": false, "text": "0", "x": "Stonechat", "xref": "x", "y": "Yellowhammer", "yref": "y"}, {"font": {"color": "#FFFFFF"}, "showarrow": false, "text": "1", "x": "Wren", "xref": "x", "y": "Yellowhammer", "yref": "y"}, {"font": {"color": "#FFFFFF"}, "showarrow": false, "text": "0", "x": "Yellowhammer", "xref": "x", "y": "Yellowhammer", "yref": "y"}, {"font": {"color": "black", "size": 14}, "showarrow": false, "text": "Predicted value", "x": 0.5, "xref": "paper", "y": -0.15, "yref": "paper"}, {"font": {"color": "black", "size": 14}, "showarrow": false, "text": "Real value", "textangle": -90, "x": -0.26, "xref": "paper", "y": 0.5, "yref": "paper"}], "margin": {"l": 200, "t": 50}, "title": {"text": "<i><b>Confusion<br>matrix</b></i>", "x": 0}, "xaxis": {"dtick": 1, "gridcolor": "rgb(0, 0, 0)", "side": "top", "ticks": ""}, "yaxis": {"autorange": "reversed", "dtick": 1, "ticks": "", "ticksuffix": "  "}}}
